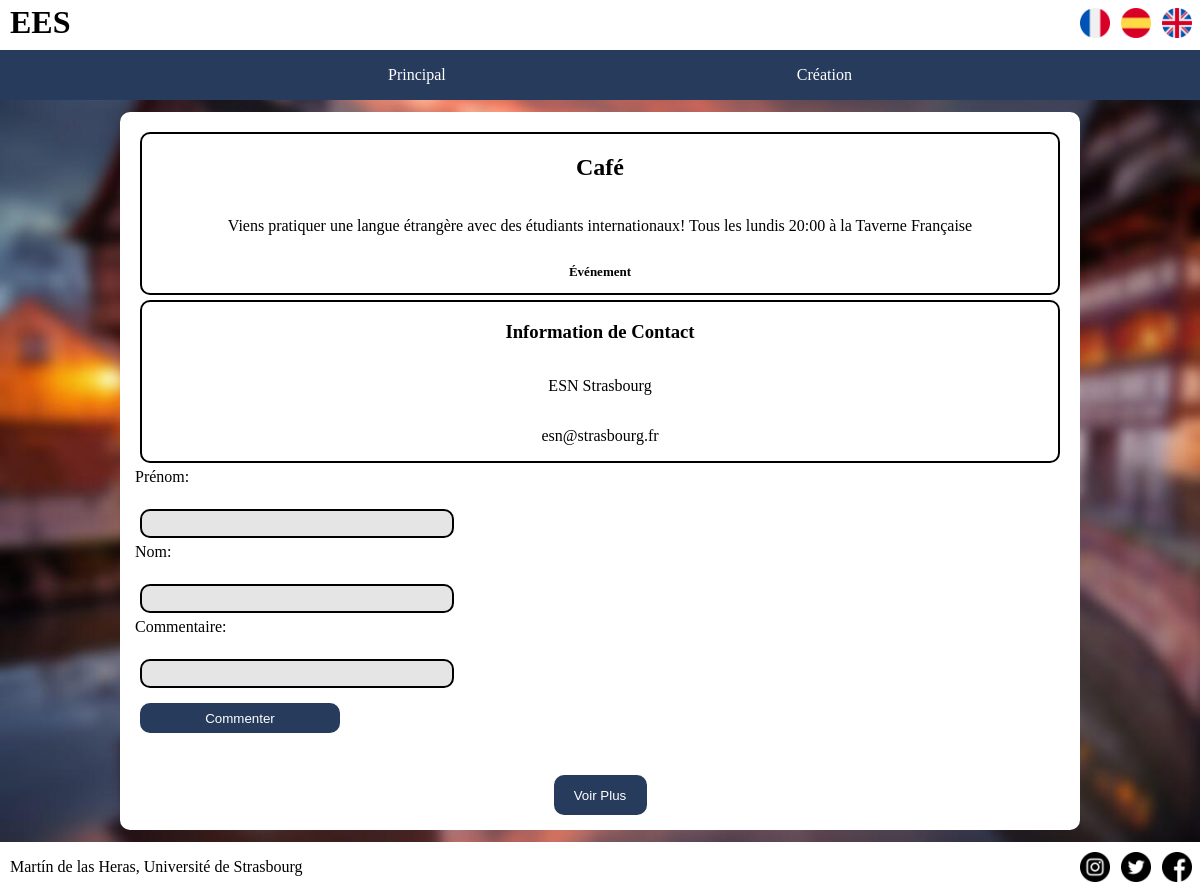
Screenshot of /assets/php/information.php?id=7 with the database file from the repository.
### tables this page shows
CREATE TABLE annonces (
                id INTEGER PRIMARY KEY AUTOINCREMENT,
                titre VARCHAR(32) NOT NULL,
                type VARCHAR(16) NOT NULL,
                description TEXT NOT NULL,
                first_name VARCHAR(32) NOT NULL,
                last_name VARCHAR(32) NOT NULL,
                mail VARCHAR(64) NOT NULL
            );

### langages/fr.php (called while the page is built)
<?php
$lang = array(
    'principal' => 'Principal',
    'creation' => 'Création',
    'universite' => 'Université de Strasbourg',
    'titre' => 'Étudiants Étrangers de Strasbourg',
    'labelRechercher' => 'Rechercher par titre:',
    'etudes' => 'Études',
    'evenement' => 'Événement',
    'logement' => 'Logement',
    'commencer' => 'Commencer',
    'voirPlus' => 'Voir Plus',
    'titreCreer' => 'Création de l\'annonce',
    'informationCreer' => 'Information de l\'annonce',
    'labelTitre' => 'Titre:',
    'descriptionCreer' => 'Description:',
    'informationContactCreer' => 'Information de Contact',
    'prenom' => 'Prénom:',
    'nom' => 'Nom:',
    'mail' => 'Mail:',
    'creer' => 'Créer',
    'resultatsRecherche' => 'Résultats du Recherche',
    'commentaire' => 'Commentaire:',
    'commenter' => 'Commenter'
);
?>

### assets/php/information.php (the view, shortened to what this page needs)
<!DOCTYPE html>
<html lang="en">
<head>
</head>
<body>
<?php include '../../templates/navbar.php'; ?>
<section>
    <?php
    $id = htmlspecialchars($_GET['id']);
    $pdo = new PDO('sqlite:../../database.db');
    $pdo->setAttribute(PDO::ATTR_DEFAULT_FETCH_MODE, PDO::FETCH_ASSOC);
    $pdo->setAttribute(PDO::ATTR_ERRMODE, PDO::ERRMODE_EXCEPTION);
    $statement = $pdo->prepare(
        "SELECT * FROM annonces WHERE id = ?"
    );
    $statement->execute(array($id));
    $annonces = $statement->fetchAll();
    foreach ($annonces as $annonce) :
        ?>
        <li class="annonce information">
            <h2><?= $annonce['titre']; ?></h2>
            <p><?= $annonce['description']; ?>
            <p class="type">
                <?php if ($annonce['type'] == 'etudes') :?>
                    <?php echo $lang['etudes'] ?>
                <?php elseif ($annonce['type'] == 'evenement') :?>
                    <?php echo $lang['evenement'] ?>
                <?php else :?>
                    <?php echo $lang['logement'] ?>
                <?php endif; ?>
            </p>
        </li>
        <li class="annonce information">
            <h3><?php echo $lang['informationContactCreer'] ?></h3>
            <p><?= $annonce['first_name']; ?> <?= $annonce['last_name']; ?>
            <p><?= $annonce['mail']; ?>
        </li>
    <?php endforeach; ?>
    <form id="commenter_form" method="post">
        <label for="firstName"><?php echo $lang['prenom'] ?></label><br/>
        <input id="firstName" type="text" name="firstName" required aria-required="true" aria-labelledby="firstName"/>
        <label for="lastName"><?php echo $lang['nom'] ?></label><br/>
        <input id="lastName" type="text" name="lastName" required aria-required="true" aria-labelledby="lastName"/>
        <label for="commentaire"><?php echo $lang['commentaire'] ?></label><br/>
        <input id="commentaire"type="text" name="commentaire" required aria-required="true" aria-labelledby="commentaire"/>
        <button type="submit"><?php echo $lang['commenter'] ?></button>
    </form>
    <button id="voirPlus" ><?php echo $lang['voirPlus'] ?></button>
</section>
<?php include '../../templates/footer.php'; ?>
</body>
</html>

### assets/css/style.css (style rules this page uses)
body { margin: 0; background: url("../img/strasbourg.jpg") no-repeat; background-size: cover; }
section { margin: 1% 10%; background-color: white; padding: 15px; border-radius: 10px; }
form { display: flex; flex-direction: column; }
input { border: 2px solid; padding: 5px; margin: 5px; width: 300px; border-radius: 10px; background-color: rgba(0, 0, 0, 0.1); }
button { max-width: 200px; height: 30px; border: 0px; background-color: #273b5c; color: white; margin-left: 5px; margin-top: 10px; border-radius: 10px; }
#voirPlus { margin-left: 45%; width: 10%; height: 40px; }
section li { border: 2px solid black; border-radius: 10px; margin: 5px; text-align: center; }
.annonce { display: flex; flex-direction: column; width: 45%; }
.information { width: auto; }
.type { font-size: small; font-weight: bold; }

### rows the page displays
annonces: titre "Café", description "Viens pratiquer une langue étrangère avec des étudiants internationaux! Tous les lundis 20:00 à la Taverne Française", first_name "ESN", last_name "Strasbourg", mail "esn@strasbourg.fr"

### other values shown
$lang['principal'] "Principal"
$lang['creation'] "Création"
$lang['prenom'] "Prénom:"
$lang['nom'] "Nom:"
$lang['commentaire'] "Commentaire:"
$lang['commenter'] "Commenter"
$lang['voirPlus'] "Voir Plus"
$lang['universite'] "Université de Strasbourg"
